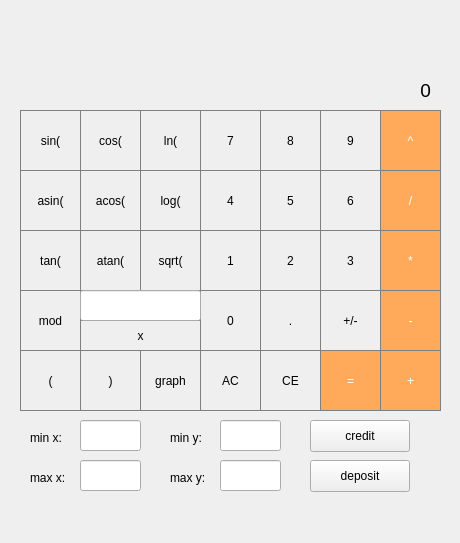
<?xml version="1.0" encoding="UTF-8"?>
<ui version="4.0">
 <class>MainWindow</class>
 <widget class="QMainWindow" name="MainWindow">
  <property name="geometry">
   <rect>
    <x>0</x>
    <y>0</y>
    <width>460</width>
    <height>543</height>
   </rect>
  </property>
  <property name="windowTitle">
   <string>MainWindow</string>
  </property>
  <widget class="QWidget" name="centralwidget">
   <widget class="QPushButton" name="pushButton_7">
    <property name="geometry">
     <rect>
      <x>200</x>
      <y>110</y>
      <width>61</width>
      <height>61</height>
     </rect>
    </property>
    <property name="styleSheet">
     <string notr="true">QPushButton {
	border: 1px solid gray;
}

QPushButton:pressed {
	background-color: qlineargradient(x1: 0, y1: 0, x2: 0, y2: 1,
								stop: 0 #dadbde, stop: 1 #f6f7fa);
}</string>
    </property>
    <property name="text">
     <string>7</string>
    </property>
   </widget>
   <widget class="QPushButton" name="pushButton_8">
    <property name="geometry">
     <rect>
      <x>260</x>
      <y>110</y>
      <width>61</width>
      <height>61</height>
     </rect>
    </property>
    <property name="styleSheet">
     <string notr="true">QPushButton {
	border: 1px solid gray;
}

QPushButton:pressed {
	background-color: qlineargradient(x1: 0, y1: 0, x2: 0, y2: 1,
								stop: 0 #dadbde, stop: 1 #f6f7fa);
}</string>
    </property>
    <property name="text">
     <string>8</string>
    </property>
   </widget>
   <widget class="QPushButton" name="pushButton_9">
    <property name="geometry">
     <rect>
      <x>320</x>
      <y>110</y>
      <width>61</width>
      <height>61</height>
     </rect>
    </property>
    <property name="styleSheet">
     <string notr="true">QPushButton {
	border: 1px solid gray;
}

QPushButton:pressed {
	background-color: qlineargradient(x1: 0, y1: 0, x2: 0, y2: 1,
								stop: 0 #dadbde, stop: 1 #f6f7fa);
}</string>
    </property>
    <property name="text">
     <string>9</string>
    </property>
   </widget>
   <widget class="QPushButton" name="pushButton_4">
    <property name="geometry">
     <rect>
      <x>200</x>
      <y>170</y>
      <width>61</width>
      <height>61</height>
     </rect>
    </property>
    <property name="styleSheet">
     <string notr="true">QPushButton {
	border: 1px solid gray;
}

QPushButton:pressed {
	background-color: qlineargradient(x1: 0, y1: 0, x2: 0, y2: 1,
								stop: 0 #dadbde, stop: 1 #f6f7fa);
}</string>
    </property>
    <property name="text">
     <string>4</string>
    </property>
   </widget>
   <widget class="QPushButton" name="pushButton_5">
    <property name="geometry">
     <rect>
      <x>260</x>
      <y>170</y>
      <width>61</width>
      <height>61</height>
     </rect>
    </property>
    <property name="styleSheet">
     <string notr="true">QPushButton {
	border: 1px solid gray;
}

QPushButton:pressed {
	background-color: qlineargradient(x1: 0, y1: 0, x2: 0, y2: 1,
								stop: 0 #dadbde, stop: 1 #f6f7fa);
}</string>
    </property>
    <property name="text">
     <string>5</string>
    </property>
   </widget>
   <widget class="QPushButton" name="pushButton_6">
    <property name="geometry">
     <rect>
      <x>320</x>
      <y>170</y>
      <width>61</width>
      <height>61</height>
     </rect>
    </property>
    <property name="styleSheet">
     <string notr="true">QPushButton {
	border: 1px solid gray;
}

QPushButton:pressed {
	background-color: qlineargradient(x1: 0, y1: 0, x2: 0, y2: 1,
								stop: 0 #dadbde, stop: 1 #f6f7fa);
}</string>
    </property>
    <property name="text">
     <string>6</string>
    </property>
   </widget>
   <widget class="QPushButton" name="pushButton_1">
    <property name="geometry">
     <rect>
      <x>200</x>
      <y>230</y>
      <width>61</width>
      <height>61</height>
     </rect>
    </property>
    <property name="styleSheet">
     <string notr="true">QPushButton {
	border: 1px solid gray;
}

QPushButton:pressed {
	background-color: qlineargradient(x1: 0, y1: 0, x2: 0, y2: 1,
								stop: 0 #dadbde, stop: 1 #f6f7fa);
}</string>
    </property>
    <property name="text">
     <string>1</string>
    </property>
   </widget>
   <widget class="QPushButton" name="pushButton_2">
    <property name="geometry">
     <rect>
      <x>260</x>
      <y>230</y>
      <width>61</width>
      <height>61</height>
     </rect>
    </property>
    <property name="styleSheet">
     <string notr="true">QPushButton {
	border: 1px solid gray;
}

QPushButton:pressed {
	background-color: qlineargradient(x1: 0, y1: 0, x2: 0, y2: 1,
								stop: 0 #dadbde, stop: 1 #f6f7fa);
}</string>
    </property>
    <property name="text">
     <string>2</string>
    </property>
   </widget>
   <widget class="QPushButton" name="pushButton_3">
    <property name="geometry">
     <rect>
      <x>320</x>
      <y>230</y>
      <width>61</width>
      <height>61</height>
     </rect>
    </property>
    <property name="styleSheet">
     <string notr="true">QPushButton {
	border: 1px solid gray;
}

QPushButton:pressed {
	background-color: qlineargradient(x1: 0, y1: 0, x2: 0, y2: 1,
								stop: 0 #dadbde, stop: 1 #f6f7fa);
}</string>
    </property>
    <property name="text">
     <string>3</string>
    </property>
   </widget>
   <widget class="QPushButton" name="pushButton_0">
    <property name="geometry">
     <rect>
      <x>200</x>
      <y>290</y>
      <width>61</width>
      <height>61</height>
     </rect>
    </property>
    <property name="styleSheet">
     <string notr="true">QPushButton {
	border: 1px solid gray;
}

QPushButton:pressed {
	background-color: qlineargradient(x1: 0, y1: 0, x2: 0, y2: 1,
								stop: 0 #dadbde, stop: 1 #f6f7fa);
}</string>
    </property>
    <property name="text">
     <string>0</string>
    </property>
   </widget>
   <widget class="QPushButton" name="pushButton_dot">
    <property name="geometry">
     <rect>
      <x>260</x>
      <y>290</y>
      <width>61</width>
      <height>61</height>
     </rect>
    </property>
    <property name="styleSheet">
     <string notr="true">QPushButton {
	border: 1px solid gray;
}

QPushButton:pressed {
	background-color: qlineargradient(x1: 0, y1: 0, x2: 0, y2: 1,
								stop: 0 #dadbde, stop: 1 #f6f7fa);
}</string>
    </property>
    <property name="text">
     <string>.</string>
    </property>
   </widget>
   <widget class="QPushButton" name="pushButton_equal">
    <property name="geometry">
     <rect>
      <x>320</x>
      <y>350</y>
      <width>61</width>
      <height>61</height>
     </rect>
    </property>
    <property name="styleSheet">
     <string notr="true">QPushButton {
	background-color: rgb(255, 170, 90);
	color: white;
	border: 1px solid gray;
}

QPushButton:pressed {
	background-color: qlineargradient(x1: 0, y1: 0, x2: 0, y2: 1,
								stop: 0 #FF7832, stop: 1 #FF9739);
}</string>
    </property>
    <property name="text">
     <string>=</string>
    </property>
   </widget>
   <widget class="QPushButton" name="pushButton_div">
    <property name="geometry">
     <rect>
      <x>380</x>
      <y>170</y>
      <width>61</width>
      <height>61</height>
     </rect>
    </property>
    <property name="styleSheet">
     <string notr="true">QPushButton {
	background-color: rgb(255, 170, 90);
	color: white;
	border: 1px solid gray;
}

QPushButton:pressed {
	background-color: qlineargradient(x1: 0, y1: 0, x2: 0, y2: 1,
								stop: 0 #FF7832, stop: 1 #FF9739);
}</string>
    </property>
    <property name="text">
     <string>/</string>
    </property>
   </widget>
   <widget class="QPushButton" name="pushButton_mul">
    <property name="geometry">
     <rect>
      <x>380</x>
      <y>230</y>
      <width>61</width>
      <height>61</height>
     </rect>
    </property>
    <property name="styleSheet">
     <string notr="true">QPushButton {
	background-color: rgb(255, 170, 90);
	color: white;
	border: 1px solid gray;
}

QPushButton:pressed {
	background-color: qlineargradient(x1: 0, y1: 0, x2: 0, y2: 1,
								stop: 0 #FF7832, stop: 1 #FF9739);
}</string>
    </property>
    <property name="text">
     <string>*</string>
    </property>
   </widget>
   <widget class="QPushButton" name="pushButton_plus">
    <property name="geometry">
     <rect>
      <x>380</x>
      <y>350</y>
      <width>61</width>
      <height>61</height>
     </rect>
    </property>
    <property name="styleSheet">
     <string notr="true">QPushButton {
	background-color: rgb(255, 170, 90);
	color: white;
	border: 1px solid gray;
}

QPushButton:pressed {
	background-color: qlineargradient(x1: 0, y1: 0, x2: 0, y2: 1,
								stop: 0 #FF7832, stop: 1 #FF9739);
}</string>
    </property>
    <property name="text">
     <string>+</string>
    </property>
   </widget>
   <widget class="QPushButton" name="pushButton_minus">
    <property name="geometry">
     <rect>
      <x>380</x>
      <y>290</y>
      <width>61</width>
      <height>61</height>
     </rect>
    </property>
    <property name="styleSheet">
     <string notr="true">QPushButton {
	background-color: rgb(255, 170, 90);
	color: white;
	border: 1px solid gray;
}

QPushButton:pressed {
	background-color: qlineargradient(x1: 0, y1: 0, x2: 0, y2: 1,
								stop: 0 #FF7832, stop: 1 #FF9739);
}</string>
    </property>
    <property name="text">
     <string>-</string>
    </property>
   </widget>
   <widget class="QPushButton" name="pushButton_pl_min">
    <property name="geometry">
     <rect>
      <x>320</x>
      <y>290</y>
      <width>61</width>
      <height>61</height>
     </rect>
    </property>
    <property name="styleSheet">
     <string notr="true">QPushButton {
	border: 1px solid gray;
}

QPushButton:pressed {
	background-color: qlineargradient(x1: 0, y1: 0, x2: 0, y2: 1,
								stop: 0 #dadbde, stop: 1 #f6f7fa);
}</string>
    </property>
    <property name="text">
     <string>+/-</string>
    </property>
   </widget>
   <widget class="QPushButton" name="pushButton_AC">
    <property name="geometry">
     <rect>
      <x>200</x>
      <y>350</y>
      <width>61</width>
      <height>61</height>
     </rect>
    </property>
    <property name="styleSheet">
     <string notr="true">QPushButton {
	border: 1px solid gray;
}

QPushButton:pressed {
	background-color: qlineargradient(x1: 0, y1: 0, x2: 0, y2: 1,
								stop: 0 #dadbde, stop: 1 #f6f7fa);
}</string>
    </property>
    <property name="text">
     <string>AC</string>
    </property>
   </widget>
   <widget class="QPushButton" name="pushButton_cos">
    <property name="geometry">
     <rect>
      <x>80</x>
      <y>110</y>
      <width>61</width>
      <height>61</height>
     </rect>
    </property>
    <property name="styleSheet">
     <string notr="true">QPushButton {
	border: 1px solid gray;
}

QPushButton:pressed {
	background-color: qlineargradient(x1: 0, y1: 0, x2: 0, y2: 1,
								stop: 0 #dadbde, stop: 1 #f6f7fa);
}</string>
    </property>
    <property name="text">
     <string>cos(</string>
    </property>
   </widget>
   <widget class="QPushButton" name="pushButton_tan">
    <property name="geometry">
     <rect>
      <x>20</x>
      <y>230</y>
      <width>61</width>
      <height>61</height>
     </rect>
    </property>
    <property name="styleSheet">
     <string notr="true">QPushButton {
	border: 1px solid gray;
}

QPushButton:pressed {
	background-color: qlineargradient(x1: 0, y1: 0, x2: 0, y2: 1,
								stop: 0 #dadbde, stop: 1 #f6f7fa);
}</string>
    </property>
    <property name="text">
     <string>tan(</string>
    </property>
   </widget>
   <widget class="QPushButton" name="pushButton_acos">
    <property name="geometry">
     <rect>
      <x>80</x>
      <y>170</y>
      <width>61</width>
      <height>61</height>
     </rect>
    </property>
    <property name="styleSheet">
     <string notr="true">QPushButton {
	border: 1px solid gray;
}

QPushButton:pressed {
	background-color: qlineargradient(x1: 0, y1: 0, x2: 0, y2: 1,
								stop: 0 #dadbde, stop: 1 #f6f7fa);
}</string>
    </property>
    <property name="text">
     <string>acos(</string>
    </property>
   </widget>
   <widget class="QPushButton" name="pushButton_asin">
    <property name="geometry">
     <rect>
      <x>20</x>
      <y>170</y>
      <width>61</width>
      <height>61</height>
     </rect>
    </property>
    <property name="sizePolicy">
     <sizepolicy hsizetype="Minimum" vsizetype="Preferred">
      <horstretch>0</horstretch>
      <verstretch>0</verstretch>
     </sizepolicy>
    </property>
    <property name="styleSheet">
     <string notr="true">QPushButton {
	border: 1px solid gray;
}

QPushButton:pressed {
	background-color: qlineargradient(x1: 0, y1: 0, x2: 0, y2: 1,
								stop: 0 #dadbde, stop: 1 #f6f7fa);
}</string>
    </property>
    <property name="text">
     <string>asin(</string>
    </property>
   </widget>
   <widget class="QPushButton" name="pushButton_atan">
    <property name="geometry">
     <rect>
      <x>80</x>
      <y>230</y>
      <width>61</width>
      <height>61</height>
     </rect>
    </property>
    <property name="styleSheet">
     <string notr="true">QPushButton {
	border: 1px solid gray;
}

QPushButton:pressed {
	background-color: qlineargradient(x1: 0, y1: 0, x2: 0, y2: 1,
								stop: 0 #dadbde, stop: 1 #f6f7fa);
}</string>
    </property>
    <property name="text">
     <string>atan(</string>
    </property>
   </widget>
   <widget class="QPushButton" name="pushButton_sqrt">
    <property name="geometry">
     <rect>
      <x>140</x>
      <y>230</y>
      <width>61</width>
      <height>61</height>
     </rect>
    </property>
    <property name="styleSheet">
     <string notr="true">QPushButton {
	border: 1px solid gray;
}

QPushButton:pressed {
	background-color: qlineargradient(x1: 0, y1: 0, x2: 0, y2: 1,
								stop: 0 #dadbde, stop: 1 #f6f7fa);
}</string>
    </property>
    <property name="text">
     <string>sqrt(</string>
    </property>
   </widget>
   <widget class="QPushButton" name="pushButton_ln">
    <property name="geometry">
     <rect>
      <x>140</x>
      <y>110</y>
      <width>61</width>
      <height>61</height>
     </rect>
    </property>
    <property name="styleSheet">
     <string notr="true">QPushButton {
	border: 1px solid gray;
}

QPushButton:pressed {
	background-color: qlineargradient(x1: 0, y1: 0, x2: 0, y2: 1,
								stop: 0 #dadbde, stop: 1 #f6f7fa);
}</string>
    </property>
    <property name="text">
     <string>ln(</string>
    </property>
   </widget>
   <widget class="QPushButton" name="pushButton_log">
    <property name="geometry">
     <rect>
      <x>140</x>
      <y>170</y>
      <width>61</width>
      <height>61</height>
     </rect>
    </property>
    <property name="styleSheet">
     <string notr="true">QPushButton {
	border: 1px solid gray;
}

QPushButton:pressed {
	background-color: qlineargradient(x1: 0, y1: 0, x2: 0, y2: 1,
								stop: 0 #dadbde, stop: 1 #f6f7fa);
}</string>
    </property>
    <property name="text">
     <string>log(</string>
    </property>
   </widget>
   <widget class="QPushButton" name="pushButton_mod">
    <property name="geometry">
     <rect>
      <x>20</x>
      <y>290</y>
      <width>61</width>
      <height>61</height>
     </rect>
    </property>
    <property name="styleSheet">
     <string notr="true">QPushButton {
	border: 1px solid gray;
}

QPushButton:pressed {
	background-color: qlineargradient(x1: 0, y1: 0, x2: 0, y2: 1,
								stop: 0 #dadbde, stop: 1 #f6f7fa);
}</string>
    </property>
    <property name="text">
     <string>mod</string>
    </property>
   </widget>
   <widget class="QLabel" name="result_show">
    <property name="geometry">
     <rect>
      <x>30</x>
      <y>80</y>
      <width>401</width>
      <height>21</height>
     </rect>
    </property>
    <property name="font">
     <font>
      <pointsize>14</pointsize>
     </font>
    </property>
    <property name="styleSheet">
     <string notr="true"/>
    </property>
    <property name="frameShape">
     <enum>QFrame::NoFrame</enum>
    </property>
    <property name="text">
     <string>0</string>
    </property>
    <property name="alignment">
     <set>Qt::AlignRight|Qt::AlignTrailing|Qt::AlignVCenter</set>
    </property>
   </widget>
   <widget class="QPushButton" name="pushButton_sin">
    <property name="geometry">
     <rect>
      <x>20</x>
      <y>110</y>
      <width>61</width>
      <height>61</height>
     </rect>
    </property>
    <property name="styleSheet">
     <string notr="true">QPushButton {
	border: 1px solid gray;
}

QPushButton:pressed {
	background-color: qlineargradient(x1: 0, y1: 0, x2: 0, y2: 1,
								stop: 0 #dadbde, stop: 1 #f6f7fa);
}</string>
    </property>
    <property name="text">
     <string>sin(</string>
    </property>
   </widget>
   <widget class="QPushButton" name="pushButton_left_bracket">
    <property name="geometry">
     <rect>
      <x>20</x>
      <y>350</y>
      <width>61</width>
      <height>61</height>
     </rect>
    </property>
    <property name="styleSheet">
     <string notr="true">QPushButton {
	border: 1px solid gray;
}

QPushButton:pressed {
	background-color: qlineargradient(x1: 0, y1: 0, x2: 0, y2: 1,
								stop: 0 #dadbde, stop: 1 #f6f7fa);
}</string>
    </property>
    <property name="text">
     <string>(</string>
    </property>
   </widget>
   <widget class="QPushButton" name="pushButton_right_bracket">
    <property name="geometry">
     <rect>
      <x>80</x>
      <y>350</y>
      <width>61</width>
      <height>61</height>
     </rect>
    </property>
    <property name="styleSheet">
     <string notr="true">QPushButton {
	border: 1px solid gray;
}

QPushButton:pressed {
	background-color: qlineargradient(x1: 0, y1: 0, x2: 0, y2: 1,
								stop: 0 #dadbde, stop: 1 #f6f7fa);
}</string>
    </property>
    <property name="text">
     <string>)</string>
    </property>
   </widget>
   <widget class="QPushButton" name="pushButton_x">
    <property name="geometry">
     <rect>
      <x>80</x>
      <y>320</y>
      <width>121</width>
      <height>31</height>
     </rect>
    </property>
    <property name="styleSheet">
     <string notr="true">QPushButton {
	border: 1px solid gray;
}

QPushButton:pressed {
	background-color: qlineargradient(x1: 0, y1: 0, x2: 0, y2: 1,
								stop: 0 #dadbde, stop: 1 #f6f7fa);
}</string>
    </property>
    <property name="text">
     <string>x</string>
    </property>
   </widget>
   <widget class="QPushButton" name="pushButton_graph">
    <property name="geometry">
     <rect>
      <x>140</x>
      <y>350</y>
      <width>61</width>
      <height>61</height>
     </rect>
    </property>
    <property name="styleSheet">
     <string notr="true">QPushButton {
	border: 1px solid gray;
}

QPushButton:pressed {
	background-color: qlineargradient(x1: 0, y1: 0, x2: 0, y2: 1,
								stop: 0 #dadbde, stop: 1 #f6f7fa);
}</string>
    </property>
    <property name="text">
     <string>graph</string>
    </property>
   </widget>
   <widget class="QLineEdit" name="x_value">
    <property name="geometry">
     <rect>
      <x>80</x>
      <y>290</y>
      <width>121</width>
      <height>31</height>
     </rect>
    </property>
   </widget>
   <widget class="QPushButton" name="pushButton_power">
    <property name="geometry">
     <rect>
      <x>380</x>
      <y>110</y>
      <width>61</width>
      <height>61</height>
     </rect>
    </property>
    <property name="styleSheet">
     <string notr="true">QPushButton {
	background-color: rgb(255, 170, 90);
	color: white;
	border: 1px solid gray;
}

QPushButton:pressed {
	background-color: qlineargradient(x1: 0, y1: 0, x2: 0, y2: 1,
								stop: 0 #FF7832, stop: 1 #FF9739);
}</string>
    </property>
    <property name="text">
     <string>^</string>
    </property>
   </widget>
   <widget class="QPushButton" name="pushButton_CE">
    <property name="geometry">
     <rect>
      <x>260</x>
      <y>350</y>
      <width>61</width>
      <height>61</height>
     </rect>
    </property>
    <property name="styleSheet">
     <string notr="true">QPushButton {
	border: 1px solid gray;
}

QPushButton:pressed {
	background-color: qlineargradient(x1: 0, y1: 0, x2: 0, y2: 1,
								stop: 0 #dadbde, stop: 1 #f6f7fa);
}</string>
    </property>
    <property name="text">
     <string>CE</string>
    </property>
   </widget>
   <widget class="QLineEdit" name="min_x">
    <property name="geometry">
     <rect>
      <x>80</x>
      <y>420</y>
      <width>61</width>
      <height>31</height>
     </rect>
    </property>
   </widget>
   <widget class="QLabel" name="label">
    <property name="geometry">
     <rect>
      <x>30</x>
      <y>430</y>
      <width>58</width>
      <height>16</height>
     </rect>
    </property>
    <property name="text">
     <string>min x:</string>
    </property>
   </widget>
   <widget class="QLabel" name="label_2">
    <property name="geometry">
     <rect>
      <x>30</x>
      <y>470</y>
      <width>58</width>
      <height>16</height>
     </rect>
    </property>
    <property name="text">
     <string>max x:</string>
    </property>
   </widget>
   <widget class="QLineEdit" name="max_x">
    <property name="geometry">
     <rect>
      <x>80</x>
      <y>460</y>
      <width>61</width>
      <height>31</height>
     </rect>
    </property>
   </widget>
   <widget class="QLabel" name="label_3">
    <property name="geometry">
     <rect>
      <x>170</x>
      <y>430</y>
      <width>58</width>
      <height>16</height>
     </rect>
    </property>
    <property name="text">
     <string>min y:</string>
    </property>
   </widget>
   <widget class="QLineEdit" name="min_y">
    <property name="geometry">
     <rect>
      <x>220</x>
      <y>420</y>
      <width>61</width>
      <height>31</height>
     </rect>
    </property>
   </widget>
   <widget class="QLabel" name="label_4">
    <property name="geometry">
     <rect>
      <x>170</x>
      <y>470</y>
      <width>58</width>
      <height>16</height>
     </rect>
    </property>
    <property name="text">
     <string>max y:</string>
    </property>
   </widget>
   <widget class="QLineEdit" name="max_y">
    <property name="geometry">
     <rect>
      <x>220</x>
      <y>460</y>
      <width>61</width>
      <height>31</height>
     </rect>
    </property>
   </widget>
   <widget class="QPushButton" name="pushButton_credit">
    <property name="geometry">
     <rect>
      <x>310</x>
      <y>420</y>
      <width>100</width>
      <height>32</height>
     </rect>
    </property>
    <property name="text">
     <string>credit</string>
    </property>
   </widget>
   <widget class="QPushButton" name="pushButton_deposit">
    <property name="geometry">
     <rect>
      <x>310</x>
      <y>460</y>
      <width>100</width>
      <height>32</height>
     </rect>
    </property>
    <property name="text">
     <string>deposit</string>
    </property>
   </widget>
  </widget>
  <widget class="QMenuBar" name="menubar">
   <property name="geometry">
    <rect>
     <x>0</x>
     <y>0</y>
     <width>460</width>
     <height>24</height>
    </rect>
   </property>
  </widget>
 </widget>
 <resources/>
 <connections/>
</ui>
